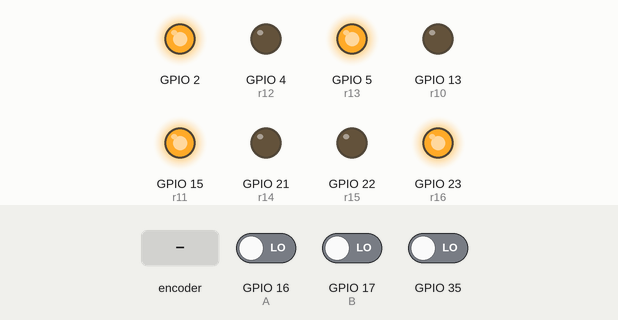
Recording of a sketch running on a simulated ESP32. On the bench: output pins drawn as LEDs (lit = HIGH). The inputs (shaded band) are chosen by the test bench; at power-on: GPIO 35 LOW, GPIO 16 (A) LOW, GPIO 17 (B) LOW. Pins used as bus, display or sensor lines are not drawn; what the sketch prints to the serial monitor is not drawn.

Above: at 6.7 s.
6.8 s: rotary encoder on GPIO 16 (A) / GPIO 17 (B) turned 1 step (first pin leading)
At 8.4 s:
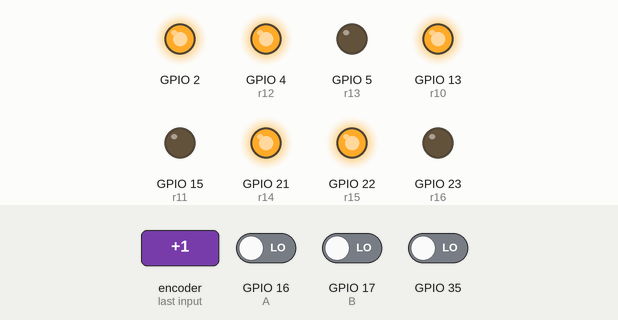
9.3 s: GPIO 35 driven HIGH
At 10.1 s:
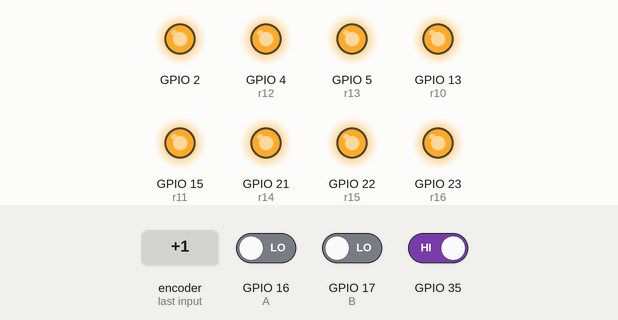
11.3 s: GPIO 35 driven LOW
At 13.0 s:
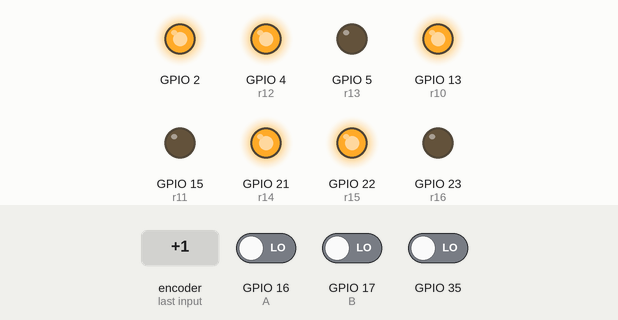
13.3 s: rotary encoder on GPIO 16 (A) / GPIO 17 (B) turned 1 step (first pin leading)
At 14.1 s:
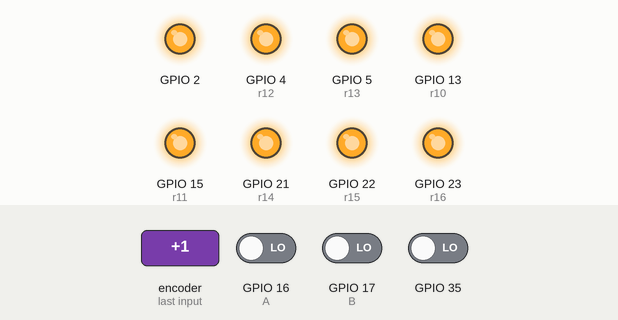
Timing chart, 0 to 16.0 s (numbered marks = the images above; inputs shaded):
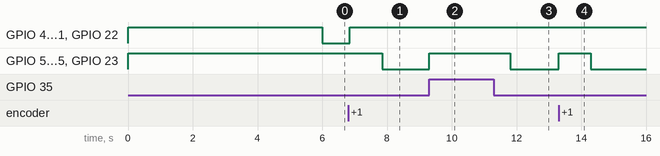

The sketch:

SECOND_Card.ino
```cpp
#define A 16
#define B 17

#define r1 32
#define r2 33
#define r3 25
#define r4 26
#define r5 27
#define r6 14
#define r7 18
#define r8 19
#define r9  12
#define r10 13
#define r11 15
#define r12 4
#define r13 5
#define r14 21
#define r15 22
#define r16 23

uint32_t pmillis = 0;
int relays[16] = {r1, r2, r3, r4, r5, r6, r7, r8, r9, r10, r11, r12, r13, r14, r15, r16};

void STOP() {
  for (int i = 0; i < 16; i++) {
    digitalWrite(relays[i], HIGH);
  }
  delay(500);
}

void setup() {
  Serial.begin(115200);
  Serial.println("OK");
  pinMode(2, OUTPUT);
  digitalWrite(2, LOW);

  pinMode(A, INPUT);
  pinMode(B, INPUT);
  pinMode(35, INPUT);
  for (int i = 0; i < 16; i++) {
    pinMode(relays[i], OUTPUT);
  }
  STOP();
  digitalWrite(2, HIGH);
  delay(5000);
}

int command = 5, commandtemp = 0;
bool stopC = false;
void loop() {

  if (digitalRead(35) == HIGH) {
    Serial.println("STOP");
    stopC = true; command = 0;
  } else {
    stopC = false;
  }
  if (digitalRead(A) == HIGH && digitalRead(B) == HIGH && stopC == false) {
    Serial.println("Forward");
    command = 1;
  }
  else if (digitalRead(A) == LOW && digitalRead(B) == LOW && stopC == false) {
    Serial.println("Back");
    command = 2;
  }
  else if (digitalRead(A) == HIGH && digitalRead(B) == LOW && stopC == false) {
    Serial.println("RIGHT");
    command = 3;
  }
  else if (digitalRead(A) == LOW && digitalRead(B) == HIGH && stopC == false) {
    Serial.println("Left");
    command = 4;
  }

  if (commandtemp != command) {
    commandtemp = command;
    Serial.println("Execution");
    if (command == 0) {
      STOP();
    } else if (command == 1) {
      BACK();
    } else if (command == 2) {
      FWD();
    } else if (command == 3) {
      LEFT();
    } else if (command == 4) {
      RIGHT();
    }
  }
}

void FWD() {
  STOP();
  digitalWrite(r1, LOW);
  digitalWrite(r3, LOW);
  digitalWrite(r5, LOW);
  digitalWrite(r8, LOW);
  digitalWrite(r15, LOW);
  digitalWrite(r14, LOW);
  digitalWrite(r12, LOW);
  digitalWrite(r10, LOW);
}

void BACK() {
  STOP();
  digitalWrite(r2, LOW);
  digitalWrite(r4, LOW);
  digitalWrite(r6, LOW);
  digitalWrite(r7, LOW);
  digitalWrite(r16, LOW);
  digitalWrite(r13, LOW);
  digitalWrite(r11, LOW);
  digitalWrite(r9, LOW);
}

void LEFT() {
  STOP();
  digitalWrite(r16, LOW);
  digitalWrite(r13, LOW);
  digitalWrite(r11, LOW);
  digitalWrite(r9, LOW);
}

void RIGHT() {
  STOP();
  digitalWrite(r2, LOW);
  digitalWrite(r4, LOW);
  digitalWrite(r6, LOW);
  digitalWrite(r7, LOW);
}

void debug() {
  if (Serial.available() > 0) {
    char Data = Serial.read();
    Serial.println(Data);
    if (Data == '0') {
      STOP();
    }
    else if (Data == '1') { //fwd motor 1
      STOP();
      digitalWrite(r1, LOW);
      digitalWrite(r10, LOW);
    }
    else if (Data == '2') {//rev motor 1
      STOP();
      digitalWrite(r2, LOW);
      digitalWrite(r9, LOW);
    }
    else if (Data == '3') {//fwd motor 2
      STOP();
      digitalWrite(r3, LOW);
      digitalWrite(r12, LOW);
    }
    else if (Data == '4') {//rev motor 2
      STOP();
      digitalWrite(r4, LOW);
      digitalWrite(r11, LOW);
    }
    else if (Data == '5') {
      STOP();
      digitalWrite(r5, LOW);
      digitalWrite(r14, LOW);
    }
    else if (Data == '6') {
      STOP();
      digitalWrite(r6, LOW);
      digitalWrite(r13, LOW);
    }
    else if (Data == '7') {
      STOP();
      digitalWrite(r7, LOW);
      digitalWrite(r15, LOW);
    }
    else if (Data == '8') {
      STOP();
      digitalWrite(r8, LOW);
      digitalWrite(r16, LOW);
    }
  }
}
```

Measured:
- after the input at 6.8 s, GPIO 4 (r12), GPIO 13 (r10), GPIO 21 (r14), GPIO 22 (r15): LOW → HIGH after 0.05 s; GPIO 5 (r13), GPIO 15 (r11), GPIO 23 (r16): HIGH → LOW after 1.1 s
- after the input at 9.3 s, GPIO 5 (r13), GPIO 15 (r11), GPIO 23 (r16): LOW → HIGH at once
- after the input at 11.3 s, GPIO 5 (r13), GPIO 15 (r11), GPIO 23 (r16): HIGH → LOW after 0.50 s
- after the input at 13.3 s, GPIO 5 (r13), GPIO 15 (r11), GPIO 23 (r16): LOW → HIGH at once, → LOW 1.0 s later
